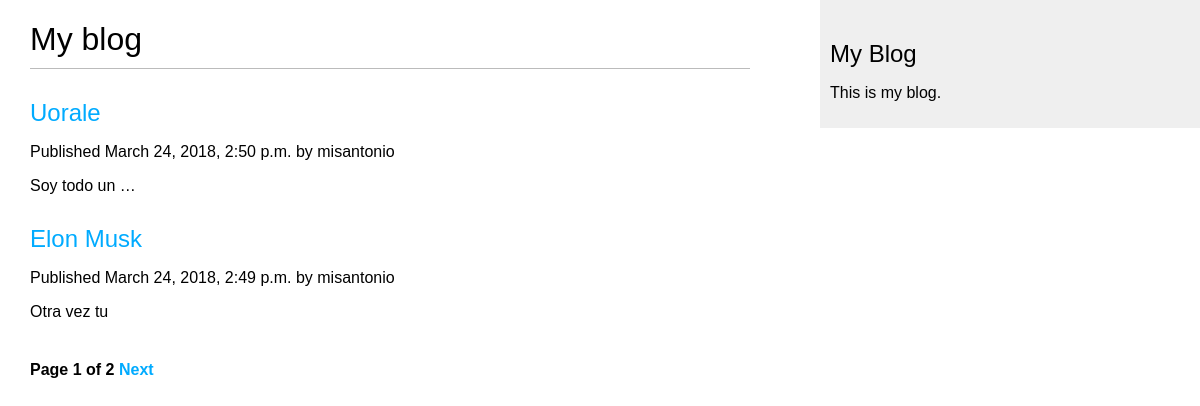
Screenshot of /blog/ with the database file from the repository.
### webBlog/models.py (models this page shows, shortened)
class Post(models.Model):
    STATUS_CHOICES = {
        ('draft', 'Draft'),
        ('published', 'Published'),
    }
    title = models.CharField(max_length=250)
    slug = models.SlugField(max_length=250, unique_for_date='publish')
    author = models.ForeignKey(User, related_name='blog_posts', on_delete=models.CASCADE)
    body = models.TextField()
    publish = models.DateTimeField(default=timezone.now)
    created = models.DateTimeField(auto_now_add=True)
    updated = models.DateTimeField(auto_now=True)
    status = models.CharField(max_length=10, choices=STATUS_CHOICES, default='draft')
    objects = models.Manager()
    published = PublishedManager()
    class Meta:
        ordering = ['-publish']
    def get_absolute_url(self):
        return reverse('blog:post_detail', args=[self.publish.year,
                                                  self.publish.strftime('%m'),
                                                  self.publish.strftime('%d'),
                                                  self.slug])

### webBlog/views.py (the view)
def post_list(request):
    object_list = Post.published.all()
    paginator = Paginator(object_list, 2)
    page_get = request.GET.get('page')
    page = paginator.get_page(page_get)
    try:
        posts = paginator.page(page_get)
    except PageNotAnInteger:
        posts = paginator.page(1)
    except EmptyPage:
        posts = paginator.page(paginator.num_pages)
    return render(request, 'list.html', {'page': page,
                                         'posts': posts})

### webBlog/models.py (called while the page is built)
    def get_queryset(self):
        return super(PublishedManager, self).get_queryset().filter(status='published')

### templates/list.html (shortened to what this page needs)
{% extends "base.html" %}
{% block content %}
    <h1> My blog </h1>
    {% for post in posts %}
        <h2><a href="{{ post.get_absolute_url }}"> {{ post.title }} </a></h2>
        <p class="data"> Published {{ post.publish }} by {{ post.author }} </p>
        {{ post.body | truncatewords:3 | linebreaks }}
    {% endfor %}
    {% include "pagination.html" %}
{% endblock %}

### templates/base.html (shortened to what this page needs)
{% load staticfiles %}
<!DOCTYPE html>
<html>
<head>
    <link href="{% static 'blog.css' %}" rel="stylesheet">
</head>
<body>
    <div id="content">
        {% block content %}
        {% endblock %}
    </div>
    <div id="sidebar">
        <h2> My Blog </h2>
        <p> This is my blog. </p>
    </div>
</body>
</html>

### templates/pagination.html (shortened to what this page needs)
<div class="pagination">
    <span class="step-links">
        <span class="current">
            Page {{ page.number }} of {{ page.paginator.num_pages }}
        </span>
        {% if page.has_next %}
            <a href="?page={{ page.next_page_number }}"> Next </a>
        {% endif %}
    </span>
</div>

### static/blog.css (style rules this page uses)
body { margin:0; padding:0; font-family:helvetica, sans-serif; }
a { color:#00abff; text-decoration:none; }
h1 { font-weight:normal; border-bottom:1px solid #bbb; padding:0 0 10px 0; }
h2 { font-weight:normal; margin:30px 0 0; }
#content { float:left; width:60%; padding:0 0 0 30px; }
#sidebar { float:right; width:30%; padding:10px; background:#efefef; height:100%; }
.pagination { margin:40px 0; font-weight:bold; }

### rows the page displays
Post: title "Uorale", publish "March 24, 2018, 2:50 p.m.", author "misantonio", body "Soy todo un …"
Post: title "Elon Musk", publish "March 24, 2018, 2:49 p.m.", author "misantonio", body "Otra vez tu"

### other values shown
{{ page.number }} "1"
{{ page.paginator.num_pages }} "2"
